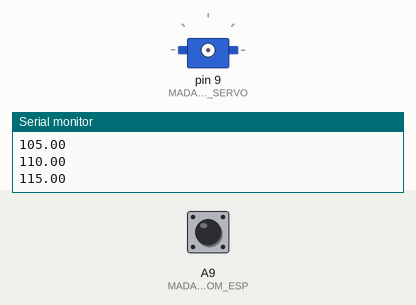
The sketch below on a simulated Arduino Mega 2560, built with avr-gcc and run on an emulated ATmega2560. On the bench: servo, the last lines printed to the serial monitor. The inputs (shaded band) are chosen by the test bench; at power-on: A9 (MADAF_SERVO_PIN_INPUT_FROM_ESP) LOW.

Above: at 0.1 s.
At 4.2 s:
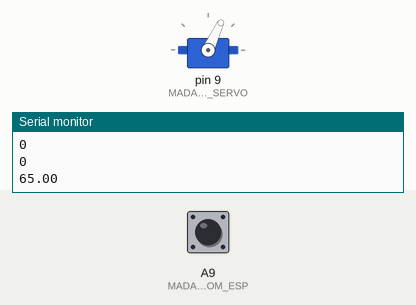
4.3 s: A9 (MADAF_SERVO_PIN_INPUT_FROM_ESP) pulsed HIGH 2 times (0.12 s each, 0.3 s apart)
At 5.5 s:
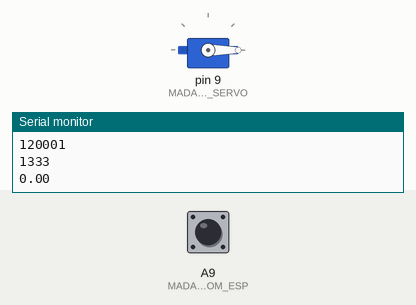
Timing chart, 0 to 7.3 s (numbered marks = the images above; inputs shaded):
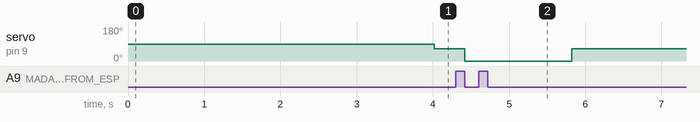

Measured:
- after the input at 4.3 s, servo on pin 9 (MADAF_SERVO_PIN_INPUT_FROM_SERVO): 65° → 0° after 0.12 s, → 65° 1.4 s later

The sketch:

sketch_mar16a_madaf_servo_ver02.ino
```cpp
//madaf_servo_ver02 = moving servo angle n a discreet manner in angles 65(90-25):115(90+25)

#include <Servo.h>

//ANGLES DEFINES:
#define MADAF_SERVO_INIT_ANGLE 90
#define MADAF_SERVO_MADAF_SERVO_MAX_ANGLE_TO_ROTATE 25
#define MADAF_SERVO_ANGLE_HOP 5

//ESP INPUTS DEFINES:
#define ESP_MIN_INPUT 0
#define ESP_MAX_INPUT 1000

//FUNCTIONS SIGNATURES:
void create_arr_dyn(float *arr, int arr_min_value, int arr_max_value, float hop_len);
void Angle_(void);

//PINS DEFINES:
//INPUTS PINS:
int MADAF_SERVO_PIN_INPUT_FROM_ESP = A9; //analog data from esp
int MADAF_SERVO_PIN_INPUT_FROM_SERVO = 9; //digital pin in arduino

//---------------------------

// Create a servo object
Servo Madaf_Servo;

int MADAF_SERVO_MIN_ANGLE;
int MADAF_SERVO_MAX_ANGLE;
int madaf_servo_angle_arr_len ;
float madaf_servo_angle_arr[100];
int esp_input_hops;
unsigned long esp_input;
int madaf_servo_angle_index_arr;
float madaf_servo_angle;

void setup()
{
  Serial.begin(9600);

  MADAF_SERVO_MIN_ANGLE = MADAF_SERVO_INIT_ANGLE - MADAF_SERVO_MADAF_SERVO_MAX_ANGLE_TO_ROTATE ;
  MADAF_SERVO_MAX_ANGLE = MADAF_SERVO_INIT_ANGLE + MADAF_SERVO_MADAF_SERVO_MAX_ANGLE_TO_ROTATE ;

  //create an arr of angles
  madaf_servo_angle_arr_len = (MADAF_SERVO_MAX_ANGLE - MADAF_SERVO_MIN_ANGLE) / MADAF_SERVO_ANGLE_HOP + 1;
  create_arr_dyn(&madaf_servo_angle_arr[0], MADAF_SERVO_MIN_ANGLE, MADAF_SERVO_MAX_ANGLE, MADAF_SERVO_ANGLE_HOP);
  //  for (int i = 0; i < madaf_servo_angle_arr_len; i++)
  //  {
  //    Serial.println(madaf_servo_angle_arr[i]);
  //  }

  esp_input_hops = (ESP_MAX_INPUT - ESP_MIN_INPUT) / madaf_servo_angle_arr_len;

  //Serial.println(esp_input_hops);

  // We need to attach the servo to the used pin number
  Madaf_Servo.attach(MADAF_SERVO_PIN_INPUT_FROM_SERVO);
//  madaf_servo_angle = MADAF_SERVO_INIT_ANGLE;
  Madaf_Servo.write(MADAF_SERVO_INIT_ANGLE);
}

void loop()
{
  Angle_();
}

void Angle_()
{
  esp_input = pulseIn(MADAF_SERVO_PIN_INPUT_FROM_ESP, HIGH);
  Serial.println(esp_input);
  madaf_servo_angle_index_arr = esp_input / esp_input_hops;
  Serial.println(madaf_servo_angle_index_arr);
  madaf_servo_angle = madaf_servo_angle_arr[madaf_servo_angle_index_arr];
  Serial.println(madaf_servo_angle);
  Madaf_Servo.write(madaf_servo_angle);

  delay(100);
}

void create_arr_dyn(float *arr, int arr_min_value, int arr_max_value, float hop_len)
{
  int arr_size = (arr_max_value - arr_min_value) / hop_len + 1;
  //Insert data off the array
  for (int i = 0; i < arr_size; i++)
  {
    arr[i] = arr_min_value + i * hop_len;
    Serial.println(arr[i]);
  }
  delay(3000);
}

//---------------------------------------------------------------------------------------------

//float madaf_servo_angle_arr_angle_hop_2_5 = {65,67.5,70,72.5,75,77.5,80,82.5,85,87.5,90,92.5,95,97.5,100,102.5,105,107.5,110,112.5,115}; //TRY TO DO IT DYNAMICLY FROM MADAF_SERVO_MIN_ANGLE TO MADAF_SERVO_MAX_ANGLE WITH MADAF_SERVO_ANGLE_HOP
//float madaf_servo_angle_arr_angle_hop_5 = {65,70,75,80,85,90,95,100,105,110,115};//TRY TO DO IT DYNAMICLY FROM MADAF_SERVO_MIN_ANGLE TO MADAF_SERVO_MAX_ANGLE WITH MADAF_SERVO_ANGLE_HOP
```
